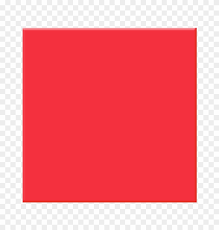
#> input picture input_images/square.png, 219 x 230 px
$ python shape_detection.py
#> lines starting #> are read from the running program, lines starting #| are printed output that depends on the picture; after the words box and inside, x2 and y2 are one past the last pixel; in counts of white or black regions, pixels touching at a corner belong together
# ==========================================================
# SHAPE DETECTION USING CONTOURS + approxPolyDP
# Detects:
# Triangle, Square, Rectangle,
# Pentagon, Hexagon, Circle, Oval
# ==========================================================

import cv2
import numpy as np
import math

# ----------------------------------------------------------
# LOAD IMAGE
# ----------------------------------------------------------
image = cv2.imread("input_images/square.png")
#> image is the input picture: shape (230, 219, 3); mean B, G, R 135.1, 127.1, 244.5

if image is None:
    print("Image not found")
    exit()

output = image.copy()

# ----------------------------------------------------------
# PREPROCESSING
# ----------------------------------------------------------
gray = cv2.cvtColor(image, cv2.COLOR_BGR2GRAY)
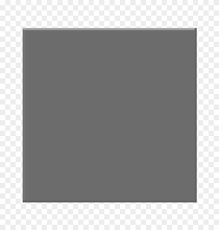
#> gray: shape (230, 219); min 68, max 255, mean 163

blur = cv2.GaussianBlur(gray, (5, 5), 0)
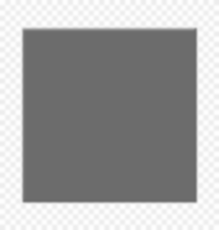
#> blur: shape (230, 219); min 104, max 254, mean 163

# Canny edge detection
edges = cv2.Canny(blur, 50, 150)
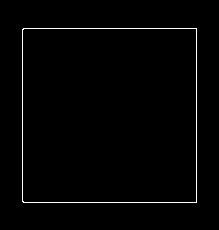
#> edges: shape (230, 219); 1.4% white in thin lines or dots, all inside (x1, y1, x2, y2) = (22, 28, 197, 203)

# Morphology close gaps
kernel = np.ones((3, 3), np.uint8)
edges = cv2.dilate(edges, kernel, iterations=1)
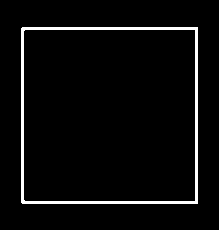
#> edges: shape (230, 219); 4.1% white; 1 white region, box (x1, y1, x2, y2) and area: (21, 27, 198, 204) 2088
edges = cv2.erode(edges, kernel, iterations=1)

# ----------------------------------------------------------
# FIND CONTOURS
# ----------------------------------------------------------
contours, _ = cv2.findContours(
    edges,
    cv2.RETR_EXTERNAL,
    cv2.CHAIN_APPROX_SIMPLE
)
#> contours = 1 item

# ----------------------------------------------------------
# DETECTION LOOP
# ----------------------------------------------------------
for cnt in contours:

    area = cv2.contourArea(cnt)

    if area < 1200:
        continue

    perimeter = cv2.arcLength(cnt, True)

    # Douglas-Peucker polygon approximation
    approx = cv2.approxPolyDP(cnt, 0.02 * perimeter, True)

    vertices = len(approx)

    x, y, w, h = cv2.boundingRect(approx)

    shape = "Unknown"

    # ------------------------------------------------------
    # TRIANGLE
    # ------------------------------------------------------
    if vertices == 3:
        shape = "Triangle"

    # ------------------------------------------------------
    # QUADRILATERAL
    # ------------------------------------------------------
    elif vertices == 4:

        ratio = w / float(h)

        if 0.95 <= ratio <= 1.05:
            shape = "Square"
        else:
            shape = "Rectangle"

    # ------------------------------------------------------
    # PENTAGON
    # ------------------------------------------------------
    elif vertices == 5:
        shape = "Pentagon"

    # ------------------------------------------------------
    # HEXAGON
    # ------------------------------------------------------
    elif vertices == 6:
        shape = "Hexagon"

    # ------------------------------------------------------
    # CIRCLE / OVAL
    # ------------------------------------------------------
    else:

        circularity = (4 * math.pi * area) / (perimeter * perimeter)

        ratio = w / float(h)

        if circularity > 0.82 and 0.90 <= ratio <= 1.10:
            shape = "Circle"
        else:
            shape = "Oval"

    # ------------------------------------------------------
    # DRAW CONTOUR
    # ------------------------------------------------------
    cv2.drawContours(output, [approx], -1, (0, 255, 0), 3)
#> this loop made 1 pass
#> (area, perimeter, approx, vertices, x, y, w, h) on pass 1: (30275, 694.8, [[23, 28], [22, 201], [196, 202], [196, 28]], 4, 22, 28, 175, 175)
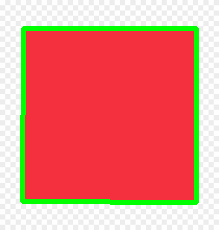
#> output: shape (230, 219, 3); 6.87% of pixels changed, all inside (x1, y1, x2, y2) = (20, 26, 199, 205)

    # ------------------------------------------------------
    # LABEL
    # ------------------------------------------------------
    # ------------------------------------------------------
# LABEL
# ------------------------------------------------------
font = cv2.FONT_HERSHEY_SIMPLEX
#> font = 0
scale = 0.7
thickness = 2
gap = 8

(text_w, text_h), baseline = cv2.getTextSize(
    shape, font, scale, thickness
)
#> text_w = 78; text_h = 16; baseline = 7

img_h, img_w = output.shape[:2]
#> img_h = 230; img_w = 219

# Center horizontally
tx = x + (w - text_w) // 2
#> tx = 70
tx = max(5, min(tx, img_w - text_w - 5))

# Try above shape first
ty = y - gap
#> ty = 20

# If top cut -> try below
if ty - text_h < 5:
    ty = y + h + text_h + gap
#> ty = 227

# If bottom cut -> place safely inside image
if ty + baseline > img_h - 5:
    ty = img_h - 10
#> ty = 220

cv2.putText(
    output,
    shape,
    (tx, ty),
    font,
    scale,
    (255, 0, 0),
    thickness
)
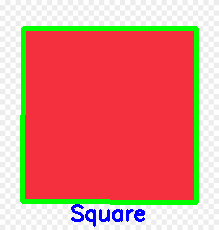
#> output: shape (230, 219, 3); 1.12% of pixels changed, all inside (x1, y1, x2, y2) = (71, 204, 145, 227)

# ----------------------------------------------------------
# DISPLAY
# ----------------------------------------------------------
cv2.imshow("Edges", edges)
cv2.imshow("Detected Shapes", output)

cv2.waitKey(0)
cv2.destroyAllWindows()
